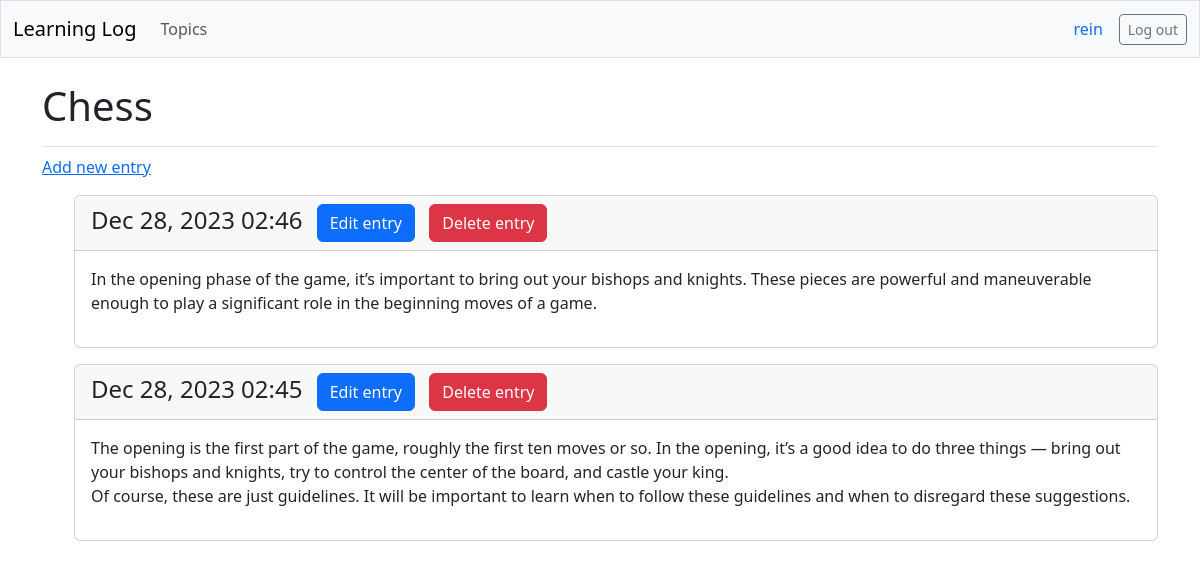
The page /topics/1/ (signed in) on the database its author committed.
### learning_logs/models.py (models this page shows, shortened)
class Topic(models.Model):
    text = models.CharField(max_length=256)
    date_added = models.DateTimeField(auto_now_add=True)
    owner = models.ForeignKey(User, on_delete=models.CASCADE)

class Entry(models.Model):
    topic = models.ForeignKey(Topic, on_delete=models.CASCADE)
    text = models.TextField()
    date_added = models.DateTimeField(auto_now_add=True)
    class Meta:
        verbose_name_plural = "entries"

### learning_logs/views.py (the view)
# urls.py: path("topics/<int:topic_id>/", views.topic, name="topic"),
@login_required
def topic(request, topic_id):
    topic = Topic.objects.get(id=topic_id)
    check_topic_owner(request, topic)
    entries = topic.entry_set.order_by("-date_added")
    context = {"topic": topic, "entries": entries}
    return render(request, "learning_logs/topic.html", context)

### learning_logs/views.py (called while the page is built)
def check_topic_owner(request, topic):
    if topic.owner != request.user:
        raise Http404

### learning_logs/templates/learning_logs/topic.html
{% extends 'learning_logs/base.html' %}
{% block page_header %}
<h1>{{ topic.text }}</h1>
{% endblock page_header %}
{% block content %}
<p><a href="{% url 'learning_logs:new_entry' topic.id %}">Add new entry</a></p>
<ul>
    {% for entry in entries %}
    <div class="card mb-3">
        <h4 class="card-header">
            {{ entry.date_added|date:'M d, Y H:i' }}
            <a class="btn btn-primary btn-md ms-2" href="{% url 'learning_logs:edit_entry' entry.id %}">
                Edit entry</a>
            <a class="btn btn-danger btn-md ms-2" href="{% url 'learning_logs:delete_entry' entry.id %}">
                Delete entry</a>
        </h4>
        <div class="card-body">{{ entry.text|linebreaks }}</div>
    </div>
    {% empty %}
    <p>There are no entries for this topic yet.</p>
    {% endfor %}
</ul>
{% endblock content %}

### learning_logs/templates/learning_logs/base.html (shortened to what this page needs)
<!DOCTYPE html>
<html lang="en">
<head>
    {% load django_bootstrap5 %}
    {% bootstrap_css %}
</head>
<body>
    <nav class="navbar navbar-expand-md navbar-light bg-light mb-4 border">
        <div class="container-fluid">
            <a class="navbar-brand" href="{% url 'learning_logs:index' %}">
                Learning Log</a>
            <div class="collapse navbar-collapse" id="navbarCollapse">
                <ul class="navbar-nav me-auto mb-2 mb-md-0">
                    <li class="nav-item">
                        <a class="nav-link" href="{% url 'learning_logs:topics' %}">Topics</a>
                    </li>
                </ul>
                <ul class="navbar-nav ms-auto mb-2 mb-md-0">
                    {% if user.is_authenticated %}
                    <li class="nav-item me-2">
                        <span class="navbar-text me-2 text-primary">{{ user.username }}</span>
                    </li>
                    {% endif %}
                </ul>
                {% if user.is_authenticated %}
                <form action="{% url 'accounts:logout' %}" method="POST">
                    <button type="submit" class="btn btn-outline-secondary btn-sm">
                        Log out</button>
                </form>
                {% endif %}
            </div>
        </div>
    </nav>
    <main class="container">
        <div class="pb-2 mb-2 border-bottom">
            {% block page_header %}{% endblock page_header %}
        </div>
        <div>
            {% block content %}{% endblock content %}
        </div>
    </main>
</body>
</html>

### rows shown on the page
Topic: text "Chess"
Entry: date_added "Dec 28, 2023 02:46", text "In the opening phase of the game, it’s important to bring out your bishops and knights. These pieces are powerful and maneuverable enough to play a significant role in the beginning moves of a game."
Entry: date_added "Dec 28, 2023 02:45", text "The opening is the first part of the game, roughly the first ten moves or so. In the opening, it’s a good idea to do three things — bring out your bishops and knights, try to control the center of the board, and castle your king. Of course, these are just guidelines. It will be important to learn when to follow these guidelines and when to disregard these suggestions."

### other values the page prints
{{ user.username }} "rein"
